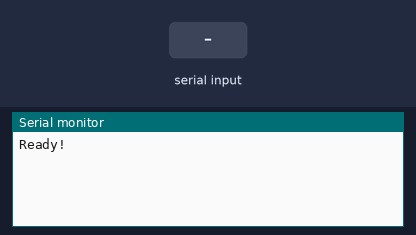
The sketch below on a simulated Arduino Uno, built with avr-gcc and run on an emulated ATmega328P. Parts: the last lines printed to the serial monitor. The test bench sets the inputs (shaded band).

Above: at 1.2 s.
1.3 s: "1" received over the second serial link
At 2.1 s:
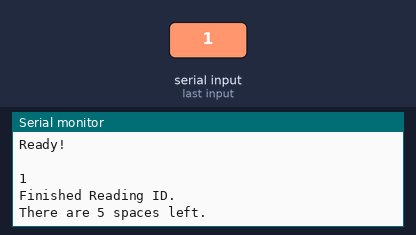
2.8 s: "0" received over the second serial link
At 3.2 s:
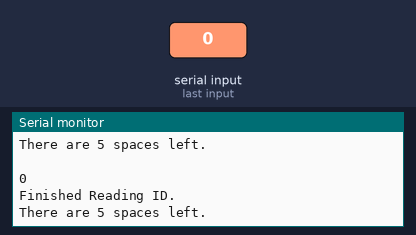
4.3 s: "2" received over the second serial link
At 5.6 s:
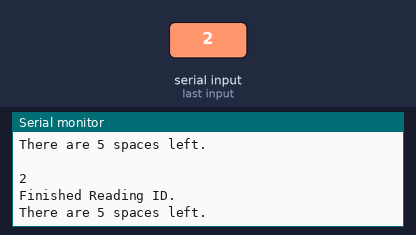

The sketch:

sam_current.ino
```cpp
// 3/23/14 To Do next:
// Print out full list of tags in the array?
// Start working on maths for checking if tag is currently in the array


#include <SoftwareSerial.h>
//#include <LiquidCrystal.h>
//LiquidCrystal lcd(12, 11, 10, 5, 4, 3, 2);
SoftwareSerial RFID(2, 3); // RX and TX

//int i = 0;
int bytesRead = 0;

char tag_id; // Where to store the character read
String id_string = "";
String id_array[5];
byte index = 0; // Index into array; where to store the character
int no_match = 0;
//byte index2

int space_left = 5;

void setup()
{
    RFID.begin(9600); // start serial to RFID reader
    Serial.begin(9600); // start serial to PC
    //lcd.print("hello, world!");
    Serial.println("Ready!");
}

void loop()
{

    if(RFID.available() > 0) //does rfid exist?
    {
      tag_id = RFID.read(); //Reads character, puts into tag_id
      bytesRead ++; // increments the number of total characters read
      id_string += tag_id; //adds each character (ultimately, the whole tag) to id_string
      id_array[index] = id_string;


      //check for the end of the RFID
      if (bytesRead >= 14) //if the number of bytes is greater or equal to 14, then
      {
        //Serial.println(" ");
        //Serial.println(id_string);


        for(int i=0; i<5; i++)
        {
           if(id_array[index] == id_array[i])
           {
              space_left++;
              id_array[i] = "";
              i = index;
              no_match = 1;
              //break;
           }

        }

         if (no_match == 0)
           {
             space_left--;
              // adds string to the array, to the "index" position (default 0)
             index ++; // move to the next position in the array
           }

          }


        Serial.println(" "); // prints a space
        Serial.println(id_array[index]); // print the array item
        Serial.println("Finished Reading ID."); //prints out this on a line
        Serial.print("There are "); //start printing the result
        Serial.print(space_left); //then how many spaces
        Serial.print(" spaces left."); //words
        Serial.println(" "); //spaces

        bytesRead = 0; // reset variable to zero so it can read again
        no_match = 0;
        id_string = ""; //clear out the string

      }

}


//we need general output code for the LCD. Once we have this, we can put whatever we want in it. lcd.print
//We need code to store the tag info in an array
//LCD needs to display available spots in the array
```

Measured:
- after the input at 1.3 s, the serial monitor: prints a new line at once (image 1)
- after the input at 2.8 s, the serial monitor: prints a new line at once (image 2)
- after the input at 4.3 s, the serial monitor: prints a new line at once (image 3)
